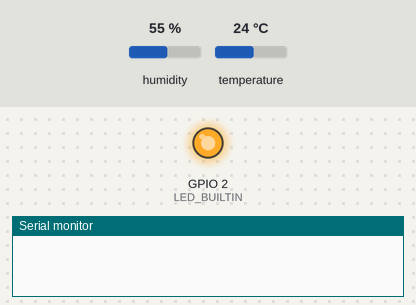
This program was run on a simulated ESP8266 (NodeMCU). Parts: output pins drawn as LEDs (lit = HIGH, except the on-board LED, lit = LOW), the last lines printed to the serial monitor. The test bench sets the inputs (shaded band); at power-on: humidity 55 %, temperature 24 °C. WiFi joins after 1.5 s; servers stay silent unless stated; uploads are accepted with an empty reply.

Above: at 0.0 s.
At 72.62 s:
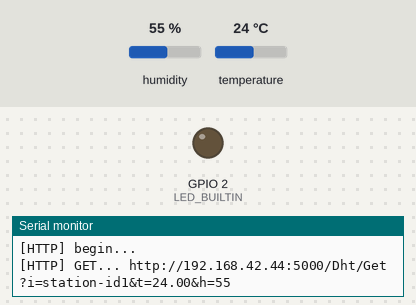
Timing chart, 0 to 74.3 s (numbered marks = the images above):
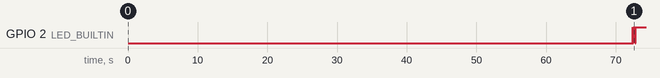

Measured:
- by itself, GPIO 2 (LED_BUILTIN): goes HIGH 0.01 s, LOW 0.05 s, HIGH 0.20 s, LOW 0.02 s, HIGH 0.10 s, LOW 0.02 s, then HIGH

The program:

main.cpp
```cpp
// Example testing sketch for various DHT humidity/temperature sensors
// Written by ladyada, public domain

// REQUIRES the following Arduino libraries:
// - DHT Sensor Library: https://github.com/adafruit/DHT-sensor-library
// - Adafruit Unified Sensor Lib: https://github.com/adafruit/Adafruit_Sensor

#include <Adafruit_Sensor.h>
#include "DHT.h"
#include <ESP8266WiFi.h>
#include <ESP8266HTTPClient.h>


#define LED_BUILTIN 2

#define DHTPIN 5     // Digital pin connected to the DHT sensor
// Feather HUZZAH ESP8266 note: use pins 3, 4, 5, 12, 13 or 14 --
// Pin 15 can work but DHT must be disconnected during program upload.

// Uncomment whatever type you're using!
#define DHTTYPE DHT11   // DHT 11
//#define DHTTYPE DHT22   // DHT 22  (AM2302), AM2321
//#define DHTTYPE DHT21   // DHT 21 (AM2301)

// Connect pin 1 (on the left) of the sensor to +5V
// NOTE: If using a board with 3.3V logic like an Arduino Due connect pin 1
// to 3.3V instead of 5V!
// Connect pin 2 of the sensor to whatever your DHTPIN is
// Connect pin 4 (on the right) of the sensor to GROUND
// Connect a 10K resistor from pin 2 (data) to pin 1 (power) of the sensor

// Initialize DHT sensor.
// Note that older versions of this library took an optional third parameter to
// tweak the timings for faster processors.  This parameter is no longer needed
// as the current DHT reading algorithm adjusts itself to work on faster procs.
DHT dht(DHTPIN, DHTTYPE);

// Replace with your network details
const char* ssid = "WIFISSID";
const char* password = "WIFIPASSWORD";

const char* iotServerUrl = "http://192.168.42.44:5000/Dht/Get";
const char* iotStationId = "station-id1";

// Web Server on port 80
WiFiServer server(80);

// Temporary variables
static char celsiusTemp[7];
static char humidity[7];
static char url[100];

static int loopCounter;

void blinkBuiltin(int interval) {
  digitalWrite(LED_BUILTIN, LOW);
  delay(interval);
  digitalWrite(LED_BUILTIN, HIGH);
}

void serialPrint(char* temperature, char* humidity)
{
  Serial.print("Humidity: ");
  Serial.print(humidity);
  Serial.print(" %\t Temperature: ");
  Serial.print(temperature);
  Serial.println(" *C");
}

void sendViaHttp(float t, float h) {
  blinkBuiltin(50);
  delay(10);
  blinkBuiltin(50);
  WiFiClient client;
  HTTPClient http;

  Serial.print("[HTTP] begin...\n");

  sprintf(url, "%s?i=%s&t=%.2f&h=%.0f", iotServerUrl, iotStationId, t, h);

  if (http.begin(client, url)) {  // HTTP

    Serial.print("[HTTP] GET... ");
    Serial.println(url);
    // start connection and send HTTP header
    int httpCode = http.GET();

    // httpCode will be negative on error
    if (httpCode > 0) {
      // HTTP header has been send and Server response header has been handled
      Serial.printf("[HTTP] GET... code: %d\n", httpCode);

      // file found at server
      if (httpCode == HTTP_CODE_OK || httpCode == HTTP_CODE_MOVED_PERMANENTLY) {
        String payload = http.getString();
        Serial.println(payload);
      }
      blinkBuiltin(20);
      delay(100);
      blinkBuiltin(20);
    } else {
      Serial.printf("[HTTP] GET... failed, error: %s\n", http.errorToString(httpCode).c_str());
      blinkBuiltin(100);
      delay(100);
      blinkBuiltin(100);
      delay(100);
      blinkBuiltin(100);
    }

    http.end();
  } else {
    Serial.printf("[HTTP] Unable to connect\n");
    blinkBuiltin(100);
    delay(100);
    blinkBuiltin(100);
    delay(100);
    blinkBuiltin(100);
    delay(100);
    blinkBuiltin(100);
    delay(100);
    blinkBuiltin(100);
  }
}

void setup() {
  pinMode(LED_BUILTIN, OUTPUT);     // Initialize the LED_BUILTIN pin as an output

  loopCounter = 0;
  // Initializing serial port for debugging purposes
  Serial.begin(115200);
  delay(10);

  Serial.print("Station ID: ");
  Serial.println(iotStationId);

  dht.begin();

  // Connecting to WiFi network
  Serial.println();
  Serial.print("Connecting to ");
  Serial.println(ssid);

  WiFi.begin(ssid, password);

  while (WiFi.status() != WL_CONNECTED) {
    delay(500);
    Serial.print(".");
  }
  Serial.println("");
  Serial.println("WiFi connected");

  // Starting the web server
  server.begin();
  Serial.println("Web server running. Waiting for the ESP IP...");
  delay(10000);

  // Printing the ESP IP address
  Serial.println(WiFi.localIP());
}

void loop() {
  delay(10);
  ++loopCounter;

  if (loopCounter > 6000) // every 60 seconds
  {
    loopCounter = 0;
    float h = dht.readHumidity();
    float t = dht.readTemperature();
    if (isnan(h) || isnan(t)) {
      Serial.println("Failed to read from DHT sensor!");
      strcpy(celsiusTemp,"Failed");
      strcpy(humidity, "Failed");
    }
    else{
      // Computes temperature values in Celsius + Fahrenheit and Humidity
      dtostrf(h, 6, 2, humidity);
      dtostrf(t, 6, 2, celsiusTemp);
      serialPrint(celsiusTemp, humidity);
      sendViaHttp(t, h);
    }
  }

  // Listenning for new clients
  WiFiClient client = server.available();

  if (client) {
    Serial.println("New client");
    blinkBuiltin(50);
    // bolean to locate when the http request ends
    boolean blank_line = true;
    while (client.connected()) {
      if (client.available()) {
        char c = client.read();

        if (c == '\n' && blank_line) {
            // Sensor readings may also be up to 2 seconds 'old' (its a very slow sensor)
            float h = dht.readHumidity();
            // Read temperature as Celsius (the default)
            float t = dht.readTemperature();
            // Check if any reads failed and exit early (to try again).
            if (isnan(h) || isnan(t)) {
              Serial.println("Failed to read from DHT sensor!");
              strcpy(celsiusTemp,"Failed");
              strcpy(humidity, "Failed");
            }
            else{
              // Computes temperature values in Celsius + Fahrenheit and Humidity
              dtostrf(h, 6, 2, humidity);
              dtostrf(t, 6, 2, celsiusTemp);
              serialPrint(celsiusTemp, humidity);
            }

            client.println("HTTP/1.1 200 OK");
            client.println("Content-Type: text/html");
            client.println("Connection: close");
            client.println();
            // your actual web page that displays temperature and humidity
            client.println("<!DOCTYPE HTML>");
            client.println("<html>");
            client.println("<head></head><body><h1>ESP8266 - Temperature and Humidity</h1><h3>Temperature in Celsius: ");
            client.println(celsiusTemp);
            client.println("*C</h3><h3>Humidity: ");
            client.println(humidity);
            client.println("%</h3><h3>");
            client.println("</body></html>");
            break;
        }
        if (c == '\n') {
          // when starts reading a new line
          blank_line = true;
        }
        else if (c != '\r') {
          // when finds a character on the current line
          blank_line = false;
        }
      }
    }
    // closing the client connection
    delay(1);
    client.stop();
    Serial.println("Client disconnected.");
    blinkBuiltin(50);
    delay(50);
    blinkBuiltin(100);
  }
}
```
